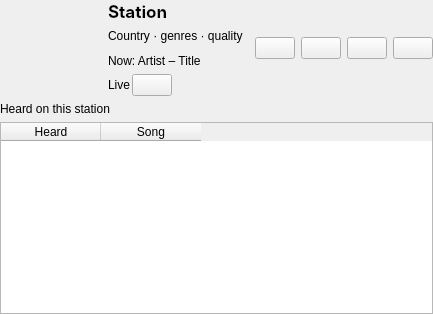
            <widget class="QWidget" name="radioStationPage">
             <layout class="QVBoxLayout" name="radioStationPageLayout" stretch="0,0,1">
              <property name="leftMargin">
               <number>0</number>
              </property>
              <property name="topMargin">
               <number>0</number>
              </property>
              <property name="rightMargin">
               <number>0</number>
              </property>
              <property name="bottomMargin">
               <number>0</number>
              </property>
              <item>
               <layout class="QHBoxLayout" name="radioHeader">
                <item>
                 <widget class="QLabel" name="radioLogo">
                  <property name="minimumSize">
                   <size>
                    <width>96</width>
                    <height>96</height>
                   </size>
                  </property>
                  <property name="maximumSize">
                   <size>
                    <width>96</width>
                    <height>96</height>
                   </size>
                  </property>
                  <property name="text">
                   <string/>
                  </property>
                  <property name="scaledContents">
                   <bool>true</bool>
                  </property>
                  <property name="pixmap">
                   <pixmap>../assets/radio.svg</pixmap>
                  </property>
                 </widget>
                </item>
                <item>
                 <spacer name="radioHeaderGap">
                  <property name="orientation">
                   <enum>Qt::Orientation::Horizontal</enum>
                  </property>
                  <property name="sizeType">
                   <enum>QSizePolicy::Policy::Fixed</enum>
                  </property>
                  <property name="sizeHint" stdset="0">
                   <size>
                    <width>6</width>
                    <height>20</height>
                   </size>
                  </property>
                 </spacer>
                </item>
                <item>
                 <layout class="QVBoxLayout" name="radioHeaderText">
                  <property name="spacing">
                   <number>2</number>
                  </property>
                  <item>
                   <widget class="QLabel" name="radioName">
                    <property name="text">
                     <string>Station</string>
                    </property>
                    <property name="font">
                     <font>
                      <family>Inter</family>
                      <pointsize>13</pointsize>
                      <bold>true</bold>
                     </font>
                    </property>
                   </widget>
                  </item>
                  <item>
                   <widget class="QLabel" name="radioDetails">
                    <property name="text">
                     <string>Country · genres · quality</string>
                    </property>
                   </widget>
                  </item>
                  <item>
                   <widget class="QLabel" name="radioNowPlaying">
                    <property name="text">
                     <string>Now: Artist – Title</string>
                    </property>
                   </widget>
                  </item>
                  <item>
                   <layout class="QHBoxLayout" name="radioLiveRow">
                    <item>
                     <widget class="QLabel" name="radioLiveLabel">
                      <property name="text">
                       <string>Live</string>
                      </property>
                     </widget>
                    </item>
                    <item>
                     <widget class="QPushButton" name="radioGoLiveButton">
                      <property name="sizePolicy">
                       <sizepolicy hsizetype="Fixed" vsizetype="Fixed">
                        <horstretch>0</horstretch>
                        <verstretch>0</verstretch>
                       </sizepolicy>
                      </property>
                      <property name="toolTip">
                       <string>Go live: skip to what is on the air now</string>
                      </property>
                      <property name="text">
                       <string/>
                      </property>
                      <property name="icon">
                       <iconset>
                        <normalon>../assets/skip-forward.svg</normalon>
                       </iconset>
                      </property>
                     </widget>
                    </item>
                    <item>
                     <spacer name="radioLiveRowSpacer">
                      <property name="orientation">
                       <enum>Qt::Orientation::Horizontal</enum>
                      </property>
                      <property name="sizeHint" stdset="0">
                       <size>
                        <width>40</width>
                        <height>20</height>
                       </size>
                      </property>
                     </spacer>
                    </item>
                   </layout>
                  </item>
                 </layout>
                </item>
                <item>
                 <spacer name="radioHeaderStretch">
                  <property name="orientation">
                   <enum>Qt::Orientation::Horizontal</enum>
                  </property>
                  <property name="sizeType">
                   <enum>QSizePolicy::Policy::Fixed</enum>
                  </property>
                  <property name="sizeHint" stdset="0">
                   <size>
                    <width>6</width>
                    <height>20</height>
                   </size>
                  </property>
                 </spacer>
                </item>
                <item>
                 <layout class="QHBoxLayout" name="radioHeaderButtons">
                  <item>
                   <widget class="QPushButton" name="radioPlayButton">
                    <property name="sizePolicy">
                     <sizepolicy hsizetype="Fixed" vsizetype="Fixed">
                      <horstretch>0</horstretch>
                      <verstretch>0</verstretch>
                     </sizepolicy>
                    </property>
                    <property name="toolTip">
                     <string>Play this station</string>
                    </property>
                    <property name="text">
                     <string/>
                    </property>
                    <property name="icon">
                     <iconset>
                      <normalon>../assets/play.svg</normalon>
                     </iconset>
                    </property>
                   </widget>
                  </item>
                  <item>
                   <widget class="QPushButton" name="radioFavouriteButton">
                    <property name="sizePolicy">
                     <sizepolicy hsizetype="Fixed" vsizetype="Fixed">
                      <horstretch>0</horstretch>
                      <verstretch>0</verstretch>
                     </sizepolicy>
                    </property>
                    <property name="toolTip">
                     <string>Add to favourites</string>
                    </property>
                    <property name="text">
                     <string/>
                    </property>
                    <property name="icon">
                     <iconset>
                      <normalon>../assets/star.svg</normalon>
                     </iconset>
                    </property>
                   </widget>
                  </item>
                  <item>
                   <widget class="QPushButton" name="radioRememberButton">
                    <property name="sizePolicy">
                     <sizepolicy hsizetype="Fixed" vsizetype="Fixed">
                      <horstretch>0</horstretch>
                      <verstretch>0</verstretch>
                     </sizepolicy>
                    </property>
                    <property name="toolTip">
                     <string>Remember this song</string>
                    </property>
                    <property name="text">
                     <string/>
                    </property>
                    <property name="icon">
                     <iconset>
                      <normalon>../assets/heart-plus.svg</normalon>
                     </iconset>
                    </property>
                   </widget>
                  </item>
                  <item>
                   <widget class="QPushButton" name="radioTapeButton">
                    <property name="sizePolicy">
                     <sizepolicy hsizetype="Fixed" vsizetype="Fixed">
                      <horstretch>0</horstretch>
                      <verstretch>0</verstretch>
                     </sizepolicy>
                    </property>
                    <property name="toolTip">
                     <string>Tape what you hear</string>
                    </property>
                    <property name="text">
                     <string/>
                    </property>
                    <property name="icon">
                     <iconset>
                      <normalon>../assets/cassette-tape.svg</normalon>
                     </iconset>
                    </property>
                    <property name="checkable">
                     <bool>true</bool>
                    </property>
                    <property name="checked">
                     <bool>false</bool>
                    </property>
                   </widget>
                  </item>
                 </layout>
                </item>
               </layout>
              </item>
              <item>
               <widget class="QLabel" name="radioHistoryTitle">
                <property name="text">
                 <string>Heard on this station</string>
                </property>
               </widget>
              </item>
              <item>
               <widget class="QTableWidget" name="radioHistory">
                <property name="contextMenuPolicy">
                 <enum>Qt::ContextMenuPolicy::CustomContextMenu</enum>
                </property>
                <property name="toolTip">
                 <string>What played on this station while you listened. Right-click for more.</string>
                </property>
                <property name="editTriggers">
                 <set>QAbstractItemView::EditTrigger::NoEditTriggers</set>
                </property>
                <property name="alternatingRowColors">
                 <bool>true</bool>
                </property>
                <property name="selectionMode">
                 <enum>QAbstractItemView::SelectionMode::ExtendedSelection</enum>
                </property>
                <property name="selectionBehavior">
                 <enum>QAbstractItemView::SelectionBehavior::SelectRows</enum>
                </property>
                <property name="showGrid">
                 <bool>false</bool>
                </property>
                <property name="wordWrap">
                 <bool>false</bool>
                </property>
                <property name="verticalScrollMode">
                 <enum>QAbstractItemView::ScrollMode::ScrollPerPixel</enum>
                </property>
                <attribute name="verticalHeaderVisible">
                 <bool>false</bool>
                </attribute>
                <attribute name="horizontalHeaderStretchLastSection">
                 <bool>false</bool>
                </attribute>
                <column>
                 <property name="text">
                  <string>Heard</string>
                 </property>
                </column>
                <column>
                 <property name="text">
                  <string>Song</string>
                 </property>
                </column>
               </widget>
              </item>
             </layout>
            </widget>
